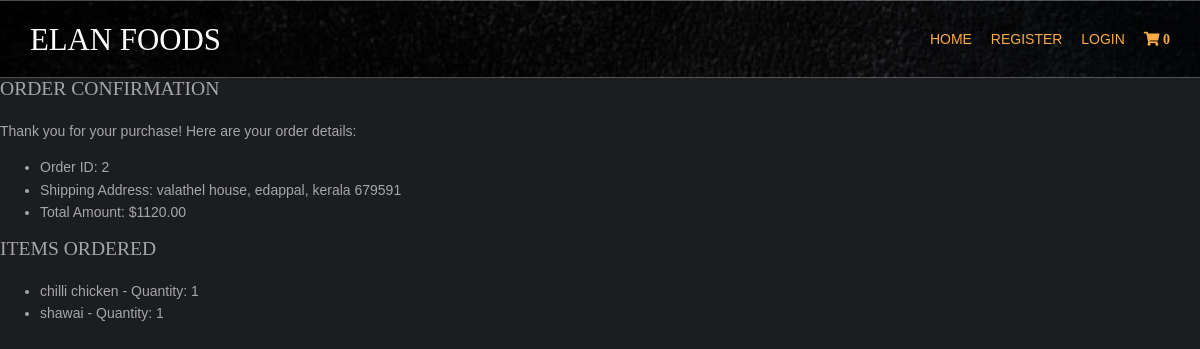
Screenshot of /cart/order-confirmation/2/ with the database file from the repository.
### cart/models.py (models this page shows, shortened)
class Order(models.Model):
    user = models.ForeignKey(User, on_delete=models.CASCADE)
    shipping_address = models.CharField(max_length=255)
    city = models.CharField(max_length=50)
    state = models.CharField(max_length=50)
    zip_code = models.CharField(max_length=10)
    total_amount = models.DecimalField(max_digits=10, decimal_places=2)
    date_ordered = models.DateTimeField(auto_now_add=True)
    completed = models.BooleanField(default=False)

class OrderItem(models.Model):
    order = models.ForeignKey(Order, on_delete=models.CASCADE, related_name="items")
    product = models.ForeignKey(products, on_delete=models.CASCADE)
    quantity = models.IntegerField()

### shop/models.py (models this page shows, shortened)
class products(models.Model):
    name=models.CharField(max_length=150,unique=True)
    slug=models.SlugField(max_length=150,unique=True)
    img=models.ImageField(upload_to='products')
    desc=models.TextField()
    stock=models.IntegerField()
    available=models.BooleanField()
    price=models.IntegerField()
    category=models.ForeignKey(categ,on_delete=models.CASCADE)

### cart/views.py (the view)
# urls.py: path('order-confirmation/<int:order_id>/', views.order_confirmation, name='order_confirmation'),
def order_confirmation(request, order_id):
    order = Order.objects.get(id=order_id)
    return render(request, 'order_confirmation.html', {'order': order})

### cart/context_processor.py (called while the page is built)
def count(request):
    item_count = 0
    if 'admin' in request.path:
        return {}
    else:
        try:
            ct = cartlist.objects.get(cart_id=c_id(request))  # Use get() for a single cart
            cti = items.objects.filter(cart=ct)  # Correctly filter items by cart
            for c in cti:
                item_count += c.quantity
        except cartlist.DoesNotExist:
            item_count = 0  # If the cart doesn't exist, item_count remains 0
    return {'itc': item_count}  # Correctly return a dictionary

### cart/views.py (called while the page is built)
def c_id(request):
    ct_id = request.session.session_key  # Get the current session key from the request
    if not ct_id:  # Check if the session key does not exist
        ct_id = request.session.create()  # Create a new session if it doesn't exist
    return ct_id  # Return the session key

### templates/order_confirmation.html
{% extends 'base.html' %}
{% block content %}
<h2>Order Confirmation</h2>
<p>Thank you for your purchase! Here are your order details:</p>
<ul>
    <li>Order ID: {{ order.id }}</li>
    <li>Shipping Address: {{ order.shipping_address }}, {{ order.city }}, {{ order.state }} {{ order.zip_code }}</li>
    <li>Total Amount: ${{ order.total_amount }}</li>
</ul>
<h3>Items Ordered</h3>
<ul>
    {% for item in order.items.all %}
        <li>{{ item.product.name }} - Quantity: {{ item.quantity }}</li>
    {% endfor %}
</ul>
{% endblock %}

### static/hmpg/layout/styles/layout.css (style rules this page uses)
*, *::before, *::after { transition:all .3s ease-in-out; }
body { color:#A5A6AA; background-color:#1C1D21; }

### static/hmpg/layout/styles/framework.css (style rules this page uses)
html { overflow-y:scroll; overflow-x:hidden; }
html, body { margin:0; padding:0; font-size:14px; line-height:1.6em; }
*, *::before, *::after { box-sizing:border-box; }
body, input, textarea, select { font-family:Verdana, Geneva, sans-serif; }
h1, h2, h3, h4, h5, h6, .heading { font-family:Georgia, "Times New Roman", Times, serif; }
::placeholder { opacity:1; }
h1, h2, h3, h4, h5, h6, .heading { margin:0 0 20px 0; font-size:1.4rem; line-height:normal; font-weight:normal; text-transform:uppercase; }

### rows the page displays
Order: id "2", shipping_address "valathel house", city "edappal", state "kerala", zip_code "679591", total_amount "1120.00"
OrderItem: product.name "chilli chicken", quantity "1"
OrderItem: product.name "shawai", quantity "1"

### other values shown
{{ itc }} "0"
